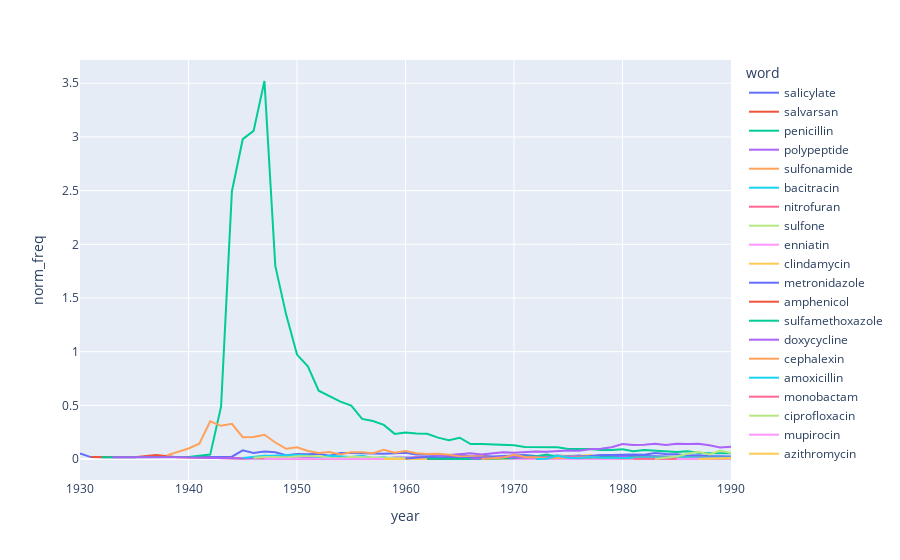

Write notebook code for a chart like this one.
### Code cell
#graf rôznych antibiotik v priebehu rokov
antib = ['salvarsan','sulfonamide','salicylate','sulfone','penicillin','bacitracin','polypeptide','amphenicol','tracycline','aminoglycoside''polymyxin','nitrofuran','mupirocin','monobactam','enniatin','amoxicillin','doxycycline','cephalexin','ciprofloxacin','clindamycin','metronidazole','azithromycin','sulfamethoxazole','trimethopri']
word_trend(data_freqs, antib)

### Figure 1 — Plotly figure (JSON) as saved in the notebook; plotly's stock layout.template omitted (floating-point values rounded to 4 significant figures)
{"data": [{"hovertemplate": "word=salicylate<br>year=%{x}<br>norm_freq=%{y}<extra></extra>", "legendgroup": "salicylate", "line": {"color": "#636efa", "dash": "solid"}, "marker": {"symbol": "circle"}, "mode": "lines", "name": "salicylate", "orientation": "v", "showlegend": true, "type": "scatter", "x": [1930, 1931, 1932, 1934, 1936, 1939, 1940, 1942, 1943, 1944, 1945, 1946, 1947, 1948, 1949, 1950, 1951, 1952, 1953, 1954, 1955, 1956, 1957, 1958, 1959, 1960, 1961, 1962, 1963, 1964, 1965, 1966, 1967, 1968, 1969, 1970, 1971, 1972, 1973, 1974, 1975, 1976, 1977, 1978, 1979, 1980, 1981, 1982, 1983, 1984, 1985, 1986, 1987, 1988, 1989, 1990], "xaxis": "x", "y": [0.05233, 0.01783, 0.01769, 0.01783, 0.0182, 0.01766, 0.01971, 0.02065, 0.02209, 0.02186, 0.08037, 0.05672, 0.0698, 0.06256, 0.03636, 0.04582, 0.04438, 0.04971, 0.03078, 0.05522, 0.05532, 0.05135, 0.04817, 0.0482, 0.05401, 0.05881, 0.04194, 0.04301, 0.0397, 0.02853, 0.03891, 0.02288, 0.03116, 0.02397, 0.03167, 0.03256, 0.03679, 0.02729, 0.02552, 0.03202, 0.02693, 0.03239, 0.01723, 0.02171, 0.02865, 0.02799, 0.02975, 0.02906, 0.02801, 0.02287, 0.027, 0.01948, 0.01696, 0.01437, 0.01793, 0.01361], "yaxis": "y"}, {"hovertemplate": "word=salvarsan<br>year=%{x}<br>norm_freq=%{y}<extra></extra>", "legendgroup": "salvarsan", "line": {"color": "#EF553B", "dash": "solid"}, "marker": {"symbol": "circle"}, "mode": "lines", "name": "salvarsan", "orientation": "v", "showlegend": true, "type": "scatter", "x": [1931, 1932, 1935, 1937, 1939, 1945, 1946, 1947, 1948, 1949, 1950, 1951, 1952, 1953, 1954, 1955, 1956, 1957, 1958, 1960, 1962, 1963, 1964, 1965, 1970, 1979, 1980, 1981, 1983], "xaxis": "x", "y": [0.01783, 0.01769, 0.01738, 0.03685, 0.01766, 0.005358, 0.01013, 0.03129, 0.01831, 0.01385, 0.03011, 0.0184, 0.01657, 0.007182, 0.008495, 0.007306, 0.002139, 0.003074, 0.001025, 0.001994, 0.000896, 0.0007939, 0.0006957, 0.0006378, 0.0005009, 0.0003872, 0.0003887, 0.0003863, 0.0003545], "yaxis": "y"}, {"hovertemplate": "word=penicillin<br>year=%{x}<br>norm_freq=%{y}<extra></extra>", "legendgroup": "penicillin", "line": {"color": "#00cc96", "dash": "solid"}, "marker": {"symbol": "circle"}, "mode": "lines", "name": "penicillin", "orientation": "v", "showlegend": true, "type": "scatter", "x": [1932, 1940, 1942, 1943, 1944, 1945, 1946, 1947, 1948, 1949, 1950, 1951, 1952, 1953, 1954, 1955, 1956, 1957, 1958, 1959, 1960, 1961, 1962, 1963, 1964, 1965, 1966, 1967, 1968, 1969, 1970, 1971, 1972, 1973, 1974, 1975, 1976, 1977, 1978, 1979, 1980, 1981, 1982, 1983, 1984, 1985, 1986, 1987, 1988, 1989, 1990], "xaxis": "x", "y": [0.01769, 0.01971, 0.0413, 0.4861, 2.492, 2.979, 3.057, 3.521, 1.799, 1.345, 0.9726, 0.8626, 0.637, 0.5828, 0.5352, 0.4979, 0.3733, 0.3546, 0.3179, 0.2344, 0.2472, 0.2377, 0.2348, 0.1993, 0.1753, 0.1984, 0.1398, 0.1396, 0.1342, 0.1323, 0.1287, 0.1113, 0.1116, 0.1144, 0.11, 0.09358, 0.09588, 0.09412, 0.08323, 0.08325, 0.09057, 0.07301, 0.08495, 0.07942, 0.07172, 0.06487, 0.07132, 0.05744, 0.05298, 0.05516, 0.05443], "yaxis": "y"}, {"hovertemplate": "word=polypeptide<br>year=%{x}<br>norm_freq=%{y}<extra></extra>", "legendgroup": "polypeptide", "line": {"color": "#ab63fa", "dash": "solid"}, "marker": {"symbol": "circle"}, "mode": "lines", "name": "polypeptide", "orientation": "v", "showlegend": true, "type": "scatter", "x": [1933, 1939, 1945, 1947, 1949, 1950, 1951, 1952, 1953, 1954, 1955, 1956, 1957, 1958, 1959, 1960, 1961, 1962, 1963, 1964, 1965, 1966, 1967, 1968, 1969, 1970, 1971, 1972, 1973, 1974, 1975, 1976, 1977, 1978, 1979, 1980, 1981, 1982, 1983, 1984, 1985, 1986, 1987, 1988, 1989, 1990], "xaxis": "x", "y": [0.01753, 0.01766, 0.005358, 0.004814, 0.01212, 0.003927, 0.01407, 0.008286, 0.01129, 0.009557, 0.005219, 0.009628, 0.005124, 0.005127, 0.01427, 0.01196, 0.01584, 0.02151, 0.03017, 0.04035, 0.04401, 0.05442, 0.04155, 0.05326, 0.06232, 0.05761, 0.06475, 0.07038, 0.06711, 0.07611, 0.07946, 0.07731, 0.0916, 0.0965, 0.1096, 0.1395, 0.1298, 0.1341, 0.1425, 0.1299, 0.1419, 0.1411, 0.1432, 0.1279, 0.1081, 0.1137], "yaxis": "y"}, {"hovertemplate": "word=sulfonamide<br>year=%{x}<br>norm_freq=%{y}<extra></extra>", "legendgroup": "sulfonamide", "line": {"color": "#FFA15A", "dash": "solid"}, "marker": {"symbol": "circle"}, "mode": "lines", "name": "sulfonamide", "orientation": "v", "showlegend": true, "type": "scatter", "x": [1938, 1940, 1941, 1942, 1943, 1944, 1945, 1946, 1947, 1948, 1949, 1950, 1951, 1952, 1953, 1954, 1955, 1956, 1957, 1958, 1959, 1960, 1961, 1962, 1963, 1964, 1965, 1966, 1967, 1968, 1969, 1970, 1971, 1972, 1973, 1974, 1975, 1976, 1977, 1978, 1979, 1980, 1981, 1982, 1983, 1984, 1985, 1986, 1987, 1988, 1989, 1990], "xaxis": "x", "y": [0.03405, 0.09856, 0.1427, 0.351, 0.3093, 0.3279, 0.2036, 0.2046, 0.2262, 0.1541, 0.09523, 0.1086, 0.07468, 0.05696, 0.06566, 0.04354, 0.06367, 0.06418, 0.05432, 0.08614, 0.0591, 0.07377, 0.05406, 0.04659, 0.04843, 0.04105, 0.02296, 0.02164, 0.02597, 0.01438, 0.01788, 0.01152, 0.01815, 0.01053, 0.01134, 0.01392, 0.007946, 0.00907, 0.007143, 0.005227, 0.005808, 0.004665, 0.005408, 0.005962, 0.0078, 0.005197, 0.002305, 0.003456, 0.003274, 0.003382, 0.006521, 0.00587], "yaxis": "y"}, {"hovertemplate": "word=bacitracin<br>year=%{x}<br>norm_freq=%{y}<extra></extra>", "legendgroup": "bacitracin", "line": {"color": "#19d3f3", "dash": "solid"}, "marker": {"symbol": "circle"}, "mode": "lines", "name": "bacitracin", "orientation": "v", "showlegend": true, "type": "scatter", "x": [1945, 1947, 1948, 1949, 1950, 1951, 1952, 1953, 1954, 1955, 1956, 1957, 1958, 1959, 1960, 1961, 1962, 1963, 1964, 1965, 1966, 1967, 1968, 1969, 1970, 1971, 1972, 1973, 1974, 1975, 1976, 1977, 1978, 1979, 1980, 1981, 1982, 1983, 1984, 1985, 1986, 1987, 1988, 1989, 1990], "xaxis": "x", "y": [0.01072, 0.03129, 0.03204, 0.03463, 0.03796, 0.03355, 0.01761, 0.02975, 0.02336, 0.01879, 0.02995, 0.009223, 0.01641, 0.006114, 0.008972, 0.005592, 0.006272, 0.006351, 0.007653, 0.007016, 0.00371, 0.006925, 0.006392, 0.004598, 0.004508, 0.004905, 0.003351, 0.004254, 0.009745, 0.007946, 0.005615, 0.005462, 0.005629, 0.004646, 0.006608, 0.005022, 0.003353, 0.007445, 0.003465, 0.003952, 0.005027, 0.003571, 0.003946, 0.005162, 0.002401], "yaxis": "y"}, {"hovertemplate": "word=nitrofuran<br>year=%{x}<br>norm_freq=%{y}<extra></extra>", "legendgroup": "nitrofuran", "line": {"color": "#FF6692", "dash": "solid"}, "marker": {"symbol": "circle"}, "mode": "lines", "name": "nitrofuran", "orientation": "v", "showlegend": true, "type": "scatter", "x": [1946, 1947, 1948, 1949, 1950, 1951, 1952, 1953, 1954, 1956, 1957, 1958, 1959, 1960, 1961, 1962, 1963, 1964, 1965, 1966, 1967, 1968, 1969, 1970, 1971, 1972, 1973, 1974, 1975, 1976, 1977, 1978, 1979, 1980, 1981, 1982, 1983, 1984, 1985, 1986, 1987, 1988, 1989, 1990], "xaxis": "x", "y": [0.008102, 0.009627, 0.003052, 0.001731, 0.002618, 0.001082, 0.001036, 0.00513, 0.004248, 0.003209, 0.001025, 0.001025, 0.003057, 0.001994, 0.01957, 0.008064, 0.007939, 0.02226, 0.009567, 0.009894, 0.01096, 0.009055, 0.002554, 0.004508, 0.004905, 0.004788, 0.009453, 0.004177, 0.007946, 0.003455, 0.002521, 0.002413, 0.002323, 0.002332, 0.00309, 0.002608, 0.002836, 0.002425, 0.001647, 0.0009425, 0.00119, 0.0002818, 0.0008151, 0.001868], "yaxis": "y"}, {"hovertemplate": "word=sulfone<br>year=%{x}<br>norm_freq=%{y}<extra></extra>", "legendgroup": "sulfone", "line": {"color": "#B6E880", "dash": "solid"}, "marker": {"symbol": "circle"}, "mode": "lines", "name": "sulfone", "orientation": "v", "showlegend": true, "type": "scatter", "x": [1946, 1947, 1948, 1949, 1950, 1951, 1952, 1953, 1954, 1955, 1956, 1957, 1958, 1959, 1960, 1961, 1962, 1963, 1964, 1965, 1966, 1967, 1968, 1969, 1970, 1971, 1972, 1973, 1974, 1975, 1976, 1977, 1978, 1980, 1981, 1982, 1983, 1984, 1985, 1986, 1987, 1988, 1989, 1990], "xaxis": "x", "y": [0.01215, 0.01925, 0.01831, 0.01385, 0.02618, 0.02922, 0.02693, 0.01129, 0.006371, 0.02087, 0.01712, 0.01332, 0.01641, 0.007133, 0.001994, 0.003728, 0.003584, 0.003176, 0.003479, 0.001913, 0.004947, 0.006348, 0.001598, 0.002043, 0.003006, 0.004905, 0.001436, 0.003308, 0.0009281, 0.003531, 0.003887, 0.002521, 0.003217, 0.001944, 0.00309, 0.002608, 0.002482, 0.0003465, 0.002305, 0.002513, 0.003274, 0.002255, 0.001087, 0.001334], "yaxis": "y"}, {"hovertemplate": "word=enniatin<br>year=%{x}<br>norm_freq=%{y}<extra></extra>", "legendgroup": "enniatin", "line": {"color": "#FF97FF", "dash": "solid"}, "marker": {"symbol": "circle"}, "mode": "lines", "name": "enniatin", "orientation": "v", "showlegend": true, "type": "scatter", "x": [1947, 1948, 1967, 1968, 1969, 1973, 1974, 1975, 1976, 1978, 1981, 1982, 1983, 1984, 1987, 1988], "xaxis": "x", "y": [0.004814, 0.003052, 0.0005771, 0.0005326, 0.001022, 0.0009453, 0.001392, 0.0004414, 0.0008638, 0.0008042, 0.0007726, 0.0003726, 0.0003545, 0.0003465, 0.0002976, 0.0002818], "yaxis": "y"}, {"hovertemplate": "word=clindamycin<br>year=%{x}<br>norm_freq=%{y}<extra></extra>", "legendgroup": "clindamycin", "line": {"color": "#FECB52", "dash": "solid"}, "marker": {"symbol": "circle"}, "mode": "lines", "name": "clindamycin", "orientation": "v", "showlegend": true, "type": "scatter", "x": [1958, 1968, 1969, 1970, 1971, 1972, 1973, 1974, 1975, 1976, 1977, 1978, 1979, 1980, 1981, 1982, 1983, 1984, 1985, 1986, 1987, 1988, 1989, 1990], "xaxis": "x", "y": [0.001025, 0.0005326, 0.003065, 0.009518, 0.01373, 0.01341, 0.02694, 0.0297, 0.03002, 0.02721, 0.03782, 0.01568, 0.01704, 0.01166, 0.01931, 0.01788, 0.01737, 0.01975, 0.01614, 0.01634, 0.01488, 0.01353, 0.01494, 0.01574], "yaxis": "y"}, {"hovertemplate": "word=metronidazole<br>year=%{x}<br>norm_freq=%{y}<extra></extra>", "legendgroup": "metronidazole", "line": {"color": "#636efa", "dash": "solid"}, "marker": {"symbol": "circle"}, "mode": "lines", "name": "metronidazole", "orientation": "v", "showlegend": true, "type": "scatter", "x": [1960, 1961, 1962, 1963, 1964, 1965, 1966, 1967, 1968, 1969, 1970, 1971, 1972, 1973, 1974, 1975, 1976, 1977, 1978, 1979, 1980, 1981, 1982, 1983, 1984, 1985, 1986, 1987, 1988, 1989, 1990], "xaxis": "x", "y": [0.004984, 0.01305, 0.01882, 0.0135, 0.01739, 0.008292, 0.01175, 0.01673, 0.01917, 0.02197, 0.01603, 0.01864, 0.01771, 0.01512, 0.01995, 0.02604, 0.02678, 0.02773, 0.03699, 0.03717, 0.04354, 0.04288, 0.04099, 0.05673, 0.04643, 0.0438, 0.03299, 0.03482, 0.02846, 0.02364, 0.02428], "yaxis": "y"}, {"hovertemplate": "word=amphenicol<br>year=%{x}<br>norm_freq=%{y}<extra></extra>", "legendgroup": "amphenicol", "line": {"color": "#EF553B", "dash": "solid"}, "marker": {"symbol": "circle"}, "mode": "lines", "name": "amphenicol", "orientation": "v", "showlegend": true, "type": "scatter", "x": [1962, 1965], "xaxis": "x", "y": [0.000896, 0.0006378], "yaxis": "y"}, {"hovertemplate": "word=sulfamethoxazole<br>year=%{x}<br>norm_freq=%{y}<extra></extra>", "legendgroup": "sulfamethoxazole", "line": {"color": "#00cc96", "dash": "solid"}, "marker": {"symbol": "circle"}, "mode": "lines", "name": "sulfamethoxazole", "orientation": "v", "showlegend": true, "type": "scatter", "x": [1962, 1963, 1964, 1965, 1966, 1967, 1968, 1969, 1970, 1971, 1972, 1973, 1974, 1975, 1976, 1977, 1978, 1979, 1980, 1981, 1982, 1983, 1984, 1985, 1986, 1987, 1988, 1989, 1990], "xaxis": "x", "y": [0.002688, 0.0007939, 0.003479, 0.0006378, 0.001237, 0.001154, 0.0005326, 0.00613, 0.008015, 0.02354, 0.02394, 0.04112, 0.01995, 0.02472, 0.01339, 0.01177, 0.01809, 0.01742, 0.0171, 0.01893, 0.01788, 0.01525, 0.01767, 0.01153, 0.01194, 0.01458, 0.01099, 0.00951, 0.01281], "yaxis": "y"}, {"hovertemplate": "word=doxycycline<br>year=%{x}<br>norm_freq=%{y}<extra></extra>", "legendgroup": "doxycycline", "line": {"color": "#ab63fa", "dash": "solid"}, "marker": {"symbol": "circle"}, "mode": "lines", "name": "doxycycline", "orientation": "v", "showlegend": true, "type": "scatter", "x": [1966, 1967, 1968, 1969, 1970, 1971, 1972, 1973, 1974, 1975, 1976, 1977, 1978, 1979, 1980, 1981, 1982, 1983, 1984, 1985, 1986, 1987, 1988, 1989, 1990], "xaxis": "x", "y": [0.00371, 0.006348, 0.009055, 0.02146, 0.01353, 0.01668, 0.01341, 0.01371, 0.0181, 0.02428, 0.01944, 0.01513, 0.01608, 0.012, 0.02138, 0.01159, 0.0123, 0.009573, 0.01386, 0.01218, 0.0132, 0.0128, 0.01325, 0.01114, 0.01281], "yaxis": "y"}, {"hovertemplate": "word=cephalexin<br>year=%{x}<br>norm_freq=%{y}<extra></extra>", "legendgroup": "cephalexin", "line": {"color": "#FFA15A", "dash": "solid"}, "marker": {"symbol": "circle"}, "mode": "lines", "name": "cephalexin", "orientation": "v", "showlegend": true, "type": "scatter", "x": [1967, 1968, 1969, 1970, 1971, 1972, 1973, 1974, 1975, 1976, 1977, 1978, 1979, 1980, 1981, 1982, 1983, 1984, 1985, 1986, 1987, 1988, 1989, 1990], "xaxis": "x", "y": [0.0005771, 0.004794, 0.0143, 0.03857, 0.01962, 0.01771, 0.007089, 0.01067, 0.01104, 0.01037, 0.01765, 0.01005, 0.006582, 0.007386, 0.007726, 0.006707, 0.01135, 0.005543, 0.004281, 0.003142, 0.003571, 0.006764, 0.002174, 0.003202], "yaxis": "y"}, {"hovertemplate": "word=amoxicillin<br>year=%{x}<br>norm_freq=%{y}<extra></extra>", "legendgroup": "amoxicillin", "line": {"color": "#19d3f3", "dash": "solid"}, "marker": {"symbol": "circle"}, "mode": "lines", "name": "amoxicillin", "orientation": "v", "showlegend": true, "type": "scatter", "x": [1972, 1973, 1974, 1975, 1976, 1977, 1978, 1979, 1980, 1981, 1982, 1983, 1984, 1985, 1986, 1987, 1988, 1989, 1990], "xaxis": "x", "y": [0.0009576, 0.001891, 0.0297, 0.01148, 0.007774, 0.01807, 0.01126, 0.01007, 0.006997, 0.009657, 0.01528, 0.01525, 0.01109, 0.01976, 0.01288, 0.01131, 0.01099, 0.01413, 0.01227], "yaxis": "y"}, {"hovertemplate": "word=monobactam<br>year=%{x}<br>norm_freq=%{y}<extra></extra>", "legendgroup": "monobactam", "line": {"color": "#FF6692", "dash": "solid"}, "marker": {"symbol": "circle"}, "mode": "lines", "name": "monobactam", "orientation": "v", "showlegend": true, "type": "scatter", "x": [1981, 1982, 1983, 1984, 1985, 1986, 1987, 1988, 1989], "xaxis": "x", "y": [0.002704, 0.003353, 0.0039, 0.001039, 0.002305, 0.002199, 0.003274, 0.002818, 0.002445], "yaxis": "y"}, {"hovertemplate": "word=ciprofloxacin<br>year=%{x}<br>norm_freq=%{y}<extra></extra>", "legendgroup": "ciprofloxacin", "line": {"color": "#B6E880", "dash": "solid"}, "marker": {"symbol": "circle"}, "mode": "lines", "name": "ciprofloxacin", "orientation": "v", "showlegend": true, "type": "scatter", "x": [1983, 1984, 1985, 1986, 1987, 1988, 1989, 1990], "xaxis": "x", "y": [0.001418, 0.01421, 0.02371, 0.04995, 0.06845, 0.04227, 0.07852, 0.05683], "yaxis": "y"}, {"hovertemplate": "word=mupirocin<br>year=%{x}<br>norm_freq=%{y}<extra></extra>", "legendgroup": "mupirocin", "line": {"color": "#FF97FF", "dash": "solid"}, "marker": {"symbol": "circle"}, "mode": "lines", "name": "mupirocin", "orientation": "v", "showlegend": true, "type": "scatter", "x": [1985, 1986, 1987, 1988, 1989, 1990], "xaxis": "x", "y": [0.001317, 0.002199, 0.002976, 0.004509, 0.005434, 0.00507], "yaxis": "y"}, {"hovertemplate": "word=azithromycin<br>year=%{x}<br>norm_freq=%{y}<extra></extra>", "legendgroup": "azithromycin", "line": {"color": "#FECB52", "dash": "solid"}, "marker": {"symbol": "circle"}, "mode": "lines", "name": "azithromycin", "orientation": "v", "showlegend": true, "type": "scatter", "x": [1987, 1988, 1989, 1990], "xaxis": "x", "y": [0.0005952, 0.002818, 0.00163, 0.008805], "yaxis": "y"}], "layout": {"legend": {"title": {"text": "word"}, "tracegroupgap": 0}, "margin": {"t": 60}, "xaxis": {"anchor": "y", "domain": [0, 1], "title": {"text": "year"}}, "yaxis": {"anchor": "x", "domain": [0, 1], "title": {"text": "norm_freq"}}}}
